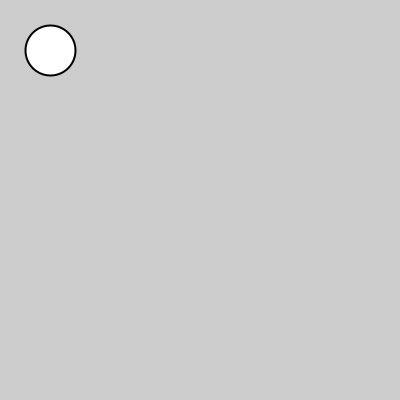
Frame 1 (no input)
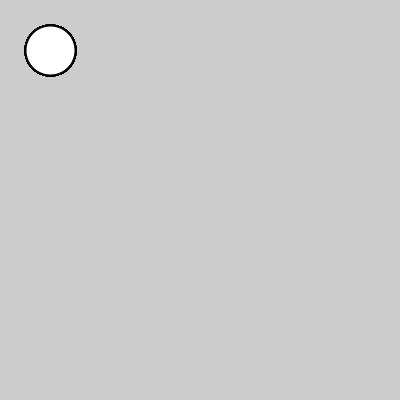
Frame 60 (the mouse pressed at the canvas centre just before this capture)
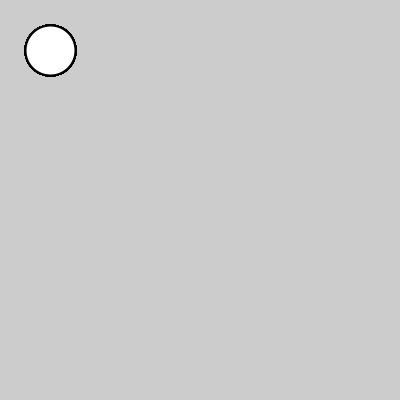
Frame 120 (the mouse held since frame 60 and released just before this capture)

The Processing sketch that drew these frames (run headless with seeded random() and noise(); from frame 60 on, the mouse is pressed at the canvas centre):

// Processing sketch: Checkers_elements
// ── Checkers_elements.pde
void setup()
{
    colorMode(RGB, 255);
    strokeWeight(2);
    
    size(400, 400);
}

void draw()
{
    stroke(0);
    fill(255);
    ellipse(50, 50, 50, 50);
    
}
